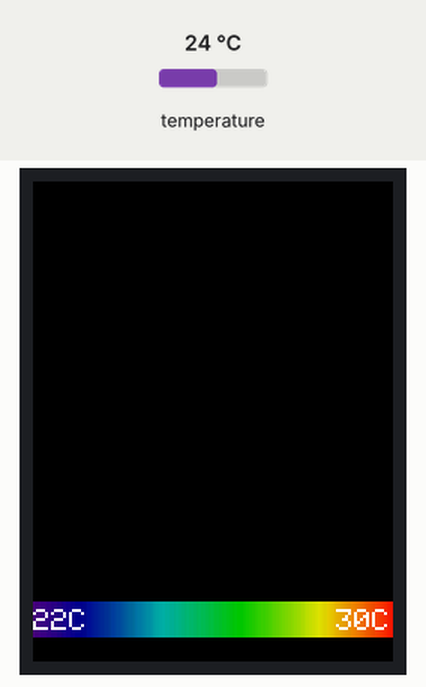
A sketch run on a simulated Arduino Uno, built with avr-gcc and run on an emulated ATmega328P. Shown: 240×320 colour display. The test bench sets the inputs (shaded band); at power-on: temperature 24 °C. What the sketch prints to the serial monitor is not drawn.

Above: at 0.8 s.
At 2.4 s:
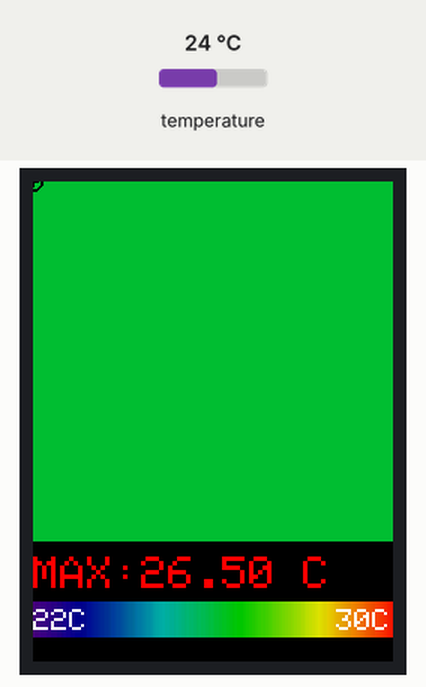
2.5 s: temperature set to 12 °C
At 4.4 s:
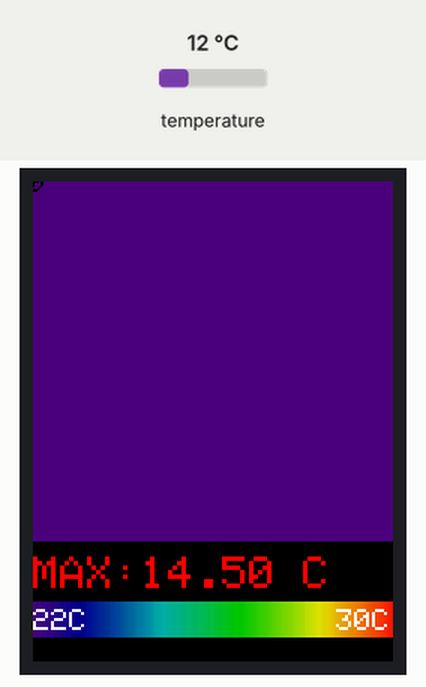
6.3 s: temperature set to 19 °C
At 8.8 s:
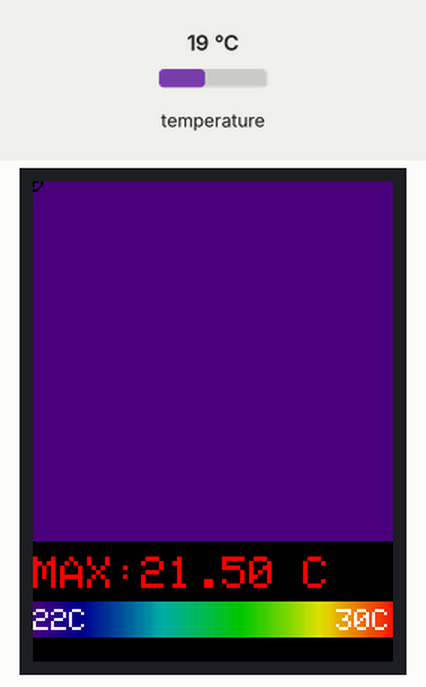
10.5 s: temperature set to 28 °C
At 13.1 s:
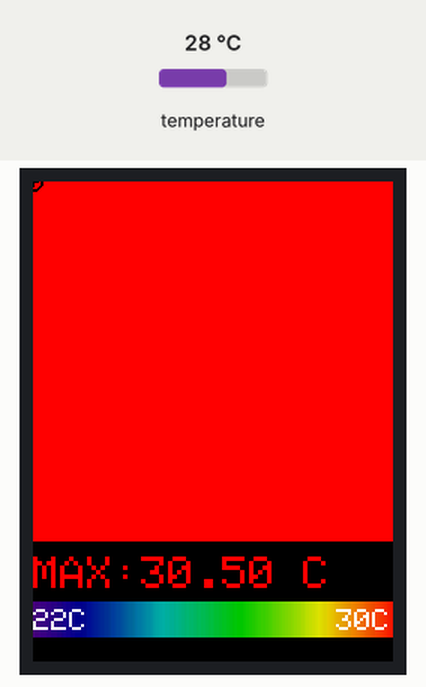
Timing chart, 0 to 14.6 s (numbered marks = the images above; inputs shaded):
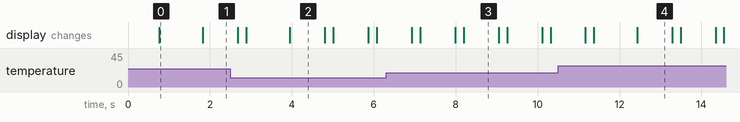

Measured:
- after the input at 6.3 s, the display: first differs from a run without the input after 1.9 s (image 3)
- what the display in image 0 shows lasts 1.0 s, from 0.8 s to 1.8 s

The sketch:

temp_map_sensor.ino
```cpp
/*______Import Libraries_______*/
#include <MCUFRIEND_kbv.h>
MCUFRIEND_kbv tft;       // hard-wired for UNO shields anyway.
#include <TouchScreen.h>
/*______End of Libraries_______*/
#include <Wire.h>
#include <Adafruit_AMG88xx.h>

/*______Assign names to colors and pressure_______*/
#define BLACK   0x0000 //Black->White
#define YELLOW    0x001F //Blue->Yellow
#define RED     0xF800 //Red->Cyan
#define PINK   0x07E0 //Green-> Pink
#define CYAN    0x07FF //Cyan -> Red
#define GREEN 0xF81F //Pink -> Green
#define BLUE  0xFFE0 //Yellow->Blue
#define WHITE   0xFFFF //White-> Black
#define MINPRESSURE 10
#define MAXPRESSURE 1000
/*_______Assigned______*/

//#define DEBUG


//Comment this out to remove the text overlay
//#define SHOW_TEMP_TEXT

//low range of the sensor (this will be blue on the screen)
#define MINTEMP 22

//high range of the sensor (this will be red on the screen)
#define MAXTEMP 30

//the colors we will be using
const uint16_t camColors[] = {0x480F,
0x400F,0x400F,0x400F,0x4010,0x3810,0x3810,0x3810,0x3810,0x3010,0x3010,
0x3010,0x2810,0x2810,0x2810,0x2810,0x2010,0x2010,0x2010,0x1810,0x1810,
0x1811,0x1811,0x1011,0x1011,0x1011,0x0811,0x0811,0x0811,0x0011,0x0011,
0x0011,0x0011,0x0011,0x0031,0x0031,0x0051,0x0072,0x0072,0x0092,0x00B2,
0x00B2,0x00D2,0x00F2,0x00F2,0x0112,0x0132,0x0152,0x0152,0x0172,0x0192,
0x0192,0x01B2,0x01D2,0x01F3,0x01F3,0x0213,0x0233,0x0253,0x0253,0x0273,
0x0293,0x02B3,0x02D3,0x02D3,0x02F3,0x0313,0x0333,0x0333,0x0353,0x0373,
0x0394,0x03B4,0x03D4,0x03D4,0x03F4,0x0414,0x0434,0x0454,0x0474,0x0474,
0x0494,0x04B4,0x04D4,0x04F4,0x0514,0x0534,0x0534,0x0554,0x0554,0x0574,
0x0574,0x0573,0x0573,0x0573,0x0572,0x0572,0x0572,0x0571,0x0591,0x0591,
0x0590,0x0590,0x058F,0x058F,0x058F,0x058E,0x05AE,0x05AE,0x05AD,0x05AD,
0x05AD,0x05AC,0x05AC,0x05AB,0x05CB,0x05CB,0x05CA,0x05CA,0x05CA,0x05C9,
0x05C9,0x05C8,0x05E8,0x05E8,0x05E7,0x05E7,0x05E6,0x05E6,0x05E6,0x05E5,
0x05E5,0x0604,0x0604,0x0604,0x0603,0x0603,0x0602,0x0602,0x0601,0x0621,
0x0621,0x0620,0x0620,0x0620,0x0620,0x0E20,0x0E20,0x0E40,0x1640,0x1640,
0x1E40,0x1E40,0x2640,0x2640,0x2E40,0x2E60,0x3660,0x3660,0x3E60,0x3E60,
0x3E60,0x4660,0x4660,0x4E60,0x4E80,0x5680,0x5680,0x5E80,0x5E80,0x6680,
0x6680,0x6E80,0x6EA0,0x76A0,0x76A0,0x7EA0,0x7EA0,0x86A0,0x86A0,0x8EA0,
0x8EC0,0x96C0,0x96C0,0x9EC0,0x9EC0,0xA6C0,0xAEC0,0xAEC0,0xB6E0,0xB6E0,
0xBEE0,0xBEE0,0xC6E0,0xC6E0,0xCEE0,0xCEE0,0xD6E0,0xD700,0xDF00,0xDEE0,
0xDEC0,0xDEA0,0xDE80,0xDE80,0xE660,0xE640,0xE620,0xE600,0xE5E0,0xE5C0,
0xE5A0,0xE580,0xE560,0xE540,0xE520,0xE500,0xE4E0,0xE4C0,0xE4A0,0xE480,
0xE460,0xEC40,0xEC20,0xEC00,0xEBE0,0xEBC0,0xEBA0,0xEB80,0xEB60,0xEB40,
0xEB20,0xEB00,0xEAE0,0xEAC0,0xEAA0,0xEA80,0xEA60,0xEA40,0xF220,0xF200,
0xF1E0,0xF1C0,0xF1A0,0xF180,0xF160,0xF140,0xF100,0xF0E0,0xF0C0,0xF0A0,
0xF080,0xF060,0xF040,0xF020,0xF800,};

Adafruit_AMG88xx amg;
unsigned long delayTime;

#define AMG_COLS 8
#define AMG_ROWS 8
float pixels[AMG_COLS * AMG_ROWS];
float pixels2[AMG_COLS * AMG_ROWS];

#define INTERPOLATED_COLS 30  //24
#define INTERPOLATED_ROWS 30  //24


float get_point(float *p, uint8_t rows, uint8_t cols, int8_t x, int8_t y);
void set_point(float *p, uint8_t rows, uint8_t cols, int8_t x, int8_t y, float f);
void get_adjacents_1d(float *src, float *dest, uint8_t rows, uint8_t cols, int8_t x, int8_t y);
void get_adjacents_2d(float *src, float *dest, uint8_t rows, uint8_t cols, int8_t x, int8_t y);
float cubicInterpolate(float p[], float x);
float bicubicInterpolate(float p[], float x, float y);
void interpolate_image(float *src, uint8_t src_rows, uint8_t src_cols,
                       float *dest, uint8_t dest_rows, uint8_t dest_cols);
void setup() {
  delay(500);
  Serial.begin(115200);
  Serial.println("\n\nAMG88xx Interpolated Thermal Camera!");

  tft.begin();
  tft.setRotation(0);
  tft.fillScreen(BLACK);
  colorbar();

  // default settings
  if (!amg.begin()) {
    Serial.println("Could not find a valid AMG88xx sensor, check wiring!");
    while (1) { delay(1); }
  }

  Serial.println("-- Thermal Camera Test --");
}

float pix_max,pos_x,pos_y;

void loop() {
  //read all the pixels
  amg.readPixels(pixels2);
  for (int i=0;i<64;i++)
    pixels[i]=(pixels2[((((int)(i/8)*8)+7)-(i%8))])+2.5;    //error +2.5c

#ifdef DEBUG
  Serial.print("[");
  for(int i=1; i<=AMG88xx_PIXEL_ARRAY_SIZE; i++){
    Serial.print(pixels[(i-1)]);
    Serial.print(", ");
    if( i%8 == 0 ) Serial.println();
  }
  Serial.println("]");
  Serial.println();
#endif

  float dest_2d[INTERPOLATED_ROWS * INTERPOLATED_COLS];

  int32_t t = millis();
  interpolate_image(pixels, AMG_ROWS, AMG_COLS, dest_2d, INTERPOLATED_ROWS, INTERPOLATED_COLS);
#ifdef DEBUG
  Serial.print("Interpolation took "); Serial.print(millis()-t); Serial.println(" ms");
#endif
  uint16_t boxsize = min(tft.width() / INTERPOLATED_COLS, tft.height() / INTERPOLATED_COLS);

  drawpixels(dest_2d, INTERPOLATED_ROWS, INTERPOLATED_COLS, boxsize, boxsize, false);

  tft.setTextColor(RED);
  tft.setCursor(0,250);
  tft.setTextSize(3);
  tft.print("MAX:");
  tft.fillRect(70, 250, 120,30,BLACK );
  tft.print(pix_max);
  tft.print(" C");
  tft.drawCircle(pos_x,pos_y,6,0);
  tft.drawCircle(pos_x,pos_y,5,0);
  tft.drawLine(pos_x,pos_y-3, pos_x, pos_y+3, 0);
  tft.drawLine(pos_x-3,pos_y, pos_x+3, pos_y, 0);
  pix_max=0;


}

void drawpixels(float *p, uint8_t rows, uint8_t cols, uint8_t boxWidth, uint8_t boxHeight, boolean showVal) {
  int colorTemp;
  for (int y=0; y<rows; y++) {
    for (int x=0; x<cols; x++) {
      float val = get_point(p, rows, cols, x, y);
      if(val >= MAXTEMP) colorTemp = MAXTEMP;
      else if(val <= MINTEMP) colorTemp = MINTEMP;
      else colorTemp = val;

      uint8_t colorIndex = map(colorTemp, MINTEMP, MAXTEMP, 0, 255);
      colorIndex = constrain(colorIndex, 0, 255);
      //draw the pixels!
      uint16_t color;
      color = val * 2;
      tft.fillRect(boxWidth * x, boxHeight * y, boxWidth, boxHeight, camColors[colorIndex]);


      if (pix_max<val){
        pix_max =val;
        pos_x=boxWidth * x;
        pos_y=boxHeight * y;
      }


      if (showVal) {
        tft.setCursor(boxWidth * y + boxWidth/2 - 12, 40 + boxHeight * x + boxHeight/2 - 4);
        tft.setTextColor(WHITE);  tft.setTextSize(1);
        tft.print(val,1);
      }
    }
  }
}


#include <Arduino.h>

float get_point(float *p, uint8_t rows, uint8_t cols, int8_t x, int8_t y);
void set_point(float *p, uint8_t rows, uint8_t cols, int8_t x, int8_t y,
               float f);
void get_adjacents_1d(float *src, float *dest, uint8_t rows, uint8_t cols,
                      int8_t x, int8_t y);
void get_adjacents_2d(float *src, float *dest, uint8_t rows, uint8_t cols,
                      int8_t x, int8_t y);
float cubicInterpolate(float p[], float x);
float bicubicInterpolate(float p[], float x, float y);
void interpolate_image(float *src, uint8_t src_rows, uint8_t src_cols,
                       float *dest, uint8_t dest_rows, uint8_t dest_cols);

float get_point(float *p, uint8_t rows, uint8_t cols, int8_t x, int8_t y) {
  if (x < 0)
    x = 0;
  if (y < 0)
    y = 0;
  if (x >= cols)
    x = cols - 1;
  if (y >= rows)
    y = rows - 1;
  return p[y * cols + x];
}

void set_point(float *p, uint8_t rows, uint8_t cols, int8_t x, int8_t y,
               float f) {
  if ((x < 0) || (x >= cols))
    return;
  if ((y < 0) || (y >= rows))
    return;
  p[y * cols + x] = f;
}

// src is a grid src_rows * src_cols
// dest is a pre-allocated grid, dest_rows*dest_cols
void interpolate_image(float *src, uint8_t src_rows, uint8_t src_cols,
                       float *dest, uint8_t dest_rows, uint8_t dest_cols) {
  float mu_x = (src_cols - 1.0) / (dest_cols - 1.0);
  float mu_y = (src_rows - 1.0) / (dest_rows - 1.0);

  float adj_2d[16]; // matrix for storing adjacents

  for (uint8_t y_idx = 0; y_idx < dest_rows; y_idx++) {
    for (uint8_t x_idx = 0; x_idx < dest_cols; x_idx++) {
      float x = x_idx * mu_x;
      float y = y_idx * mu_y;
      // Serial.print("("); Serial.print(y_idx); Serial.print(", ");
      // Serial.print(x_idx); Serial.print(") = "); Serial.print("(");
      // Serial.print(y); Serial.print(", "); Serial.print(x); Serial.print(") =
      // ");
      get_adjacents_2d(src, adj_2d, src_rows, src_cols, x, y);
      /*
      Serial.print("[");
      for (uint8_t i=0; i<16; i++) {
        Serial.print(adj_2d[i]); Serial.print(", ");
      }
      Serial.println("]");
      */
      float frac_x = x - (int)x; // we only need the ~delta~ between the points
      float frac_y = y - (int)y; // we only need the ~delta~ between the points
      float out = bicubicInterpolate(adj_2d, frac_x, frac_y);
      // Serial.print("\tInterp: "); Serial.println(out);
      set_point(dest, dest_rows, dest_cols, x_idx, y_idx, out);
    }
  }
}

// p is a list of 4 points, 2 to the left, 2 to the right
float cubicInterpolate(float p[], float x) {
  float r = p[1] + (0.5 * x *
                    (p[2] - p[0] +
                     x * (2.0 * p[0] - 5.0 * p[1] + 4.0 * p[2] - p[3] +
                          x * (3.0 * (p[1] - p[2]) + p[3] - p[0]))));
  /*
    Serial.print("interpolating: [");
    Serial.print(p[0],2); Serial.print(", ");
    Serial.print(p[1],2); Serial.print(", ");
    Serial.print(p[2],2); Serial.print(", ");
    Serial.print(p[3],2); Serial.print("] w/"); Serial.print(x); Serial.print("
    = "); Serial.println(r);
  */
  return r;
}

// p is a 16-point 4x4 array of the 2 rows & columns left/right/above/below
float bicubicInterpolate(float p[], float x, float y) {
  float arr[4] = {0, 0, 0, 0};
  arr[0] = cubicInterpolate(p + 0, x);
  arr[1] = cubicInterpolate(p + 4, x);
  arr[2] = cubicInterpolate(p + 8, x);
  arr[3] = cubicInterpolate(p + 12, x);
  return cubicInterpolate(arr, y);
}

// src is rows*cols and dest is a 4-point array passed in already allocated!
void get_adjacents_1d(float *src, float *dest, uint8_t rows, uint8_t cols,
                      int8_t x, int8_t y) {
  // Serial.print("("); Serial.print(x); Serial.print(", "); Serial.print(y);
  // Serial.println(")");
  // pick two items to the left
  dest[0] = get_point(src, rows, cols, x - 1, y);
  dest[1] = get_point(src, rows, cols, x, y);
  // pick two items to the right
  dest[2] = get_point(src, rows, cols, x + 1, y);
  dest[3] = get_point(src, rows, cols, x + 2, y);
}

// src is rows*cols and dest is a 16-point array passed in already allocated!
void get_adjacents_2d(float *src, float *dest, uint8_t rows, uint8_t cols,
                      int8_t x, int8_t y) {
  // Serial.print("("); Serial.print(x); Serial.print(", "); Serial.print(y);
  // Serial.println(")");
  float arr[4];
  for (int8_t delta_y = -1; delta_y < 3; delta_y++) { // -1, 0, 1, 2
    float *row = dest + 4 * (delta_y + 1); // index into each chunk of 4
    for (int8_t delta_x = -1; delta_x < 3; delta_x++) { // -1, 0, 1, 2
      row[delta_x + 1] = get_point(src, rows, cols, x + delta_x, y + delta_y);
    }
  }
}

void colorbar(){

  for (int i=0;i<240;i++){
    tft.fillRect(i, 280, 1,24, camColors[(int)(i*1.05)]);
  }
  tft.setTextColor(WHITE);
  tft.setCursor(0,285);
  tft.setTextSize(2);
  tft.print(MINTEMP);
  tft.print("C");
  tft.setCursor(202,285);
  tft.print(MAXTEMP);
  tft.print("C");

}
```
